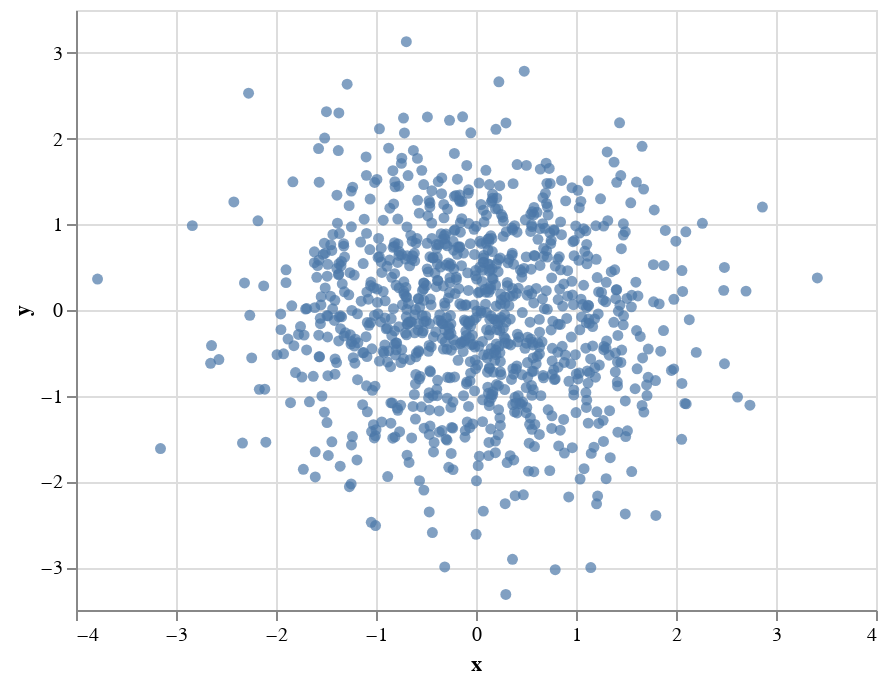

Notebook code cell kept with this figure:
### Code cell
alt.Chart(df).encode(x='x', y='y').mark_circle()

### Figure 1 — Vega-Lite specification as saved in the notebook (floating-point values rounded to 4 significant figures; data arrays with more than 128 entries replaced by an {"elided": "..."} marker saying what was removed)
{"config": {"view": {"continuousWidth": 400, "continuousHeight": 300}}, "data": {"name": "data-edb95bd9e628f2d2d2a52d53172efca7"}, "mark": "circle", "encoding": {"x": {"type": "quantitative", "field": "x"}, "y": {"type": "quantitative", "field": "y"}}, "$schema": "https://vega.github.io/schema/vega-lite/v4.8.1.json", "datasets": {"data-edb95bd9e628f2d2d2a52d53172efca7": {"elided": "1000 records"}}}
